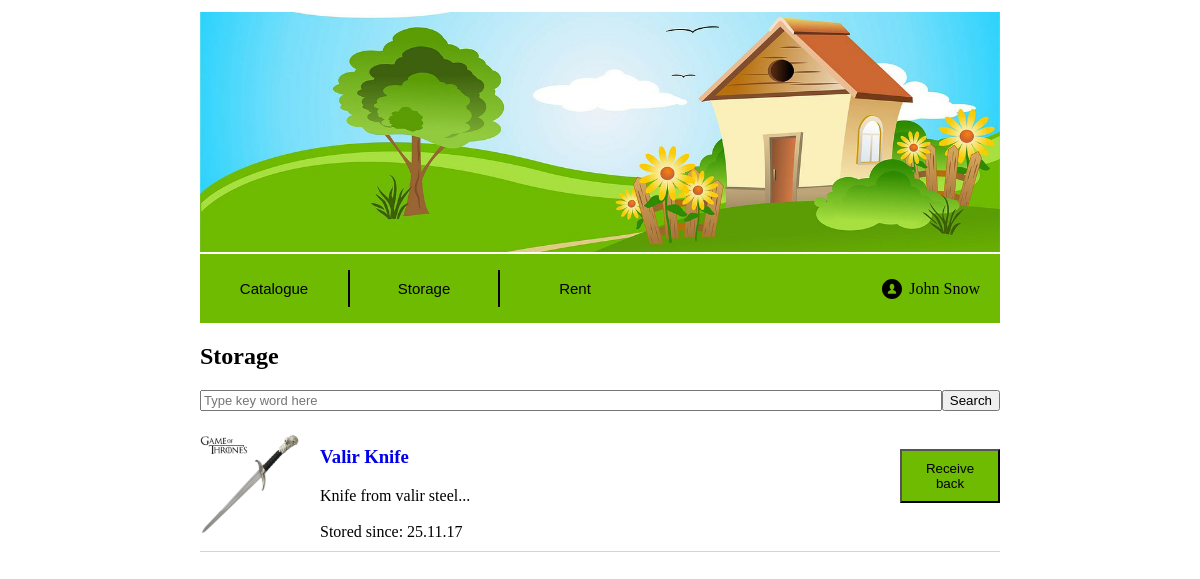
The app's page /things/catalogue_stored, older data.
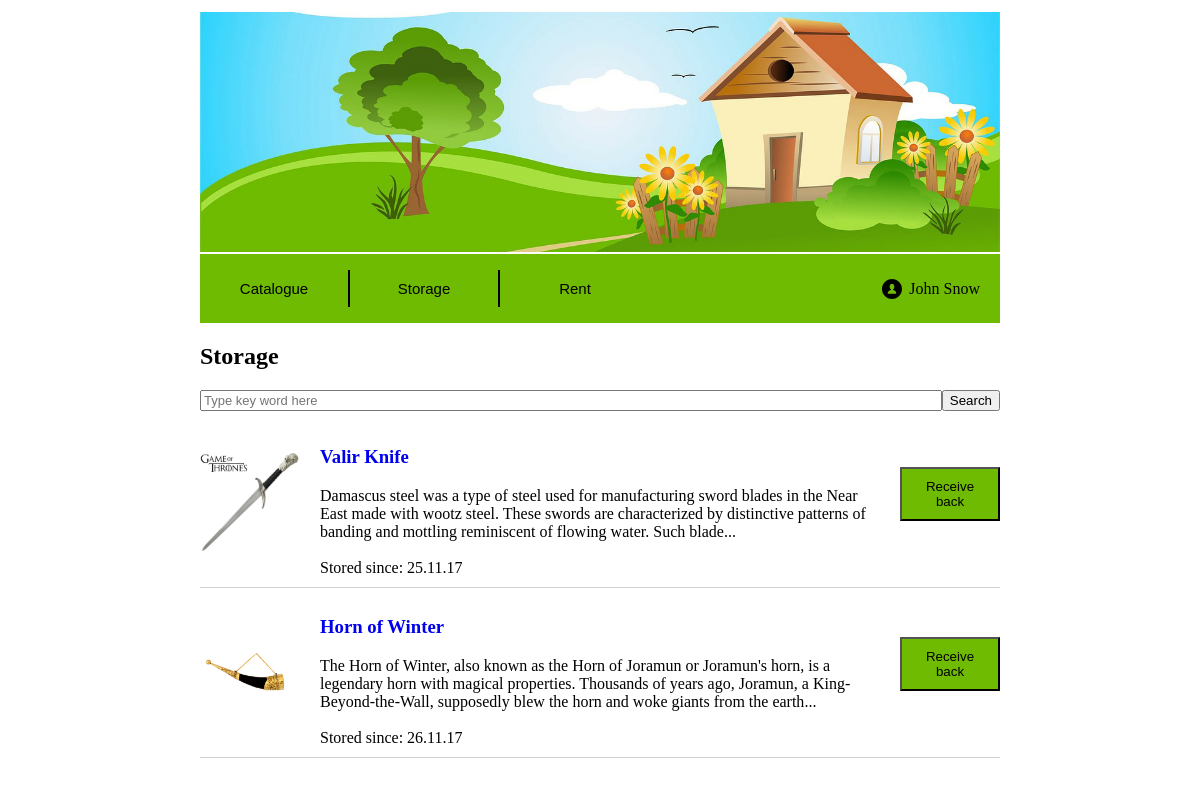
The same page, newer data.
### things/models.py (models this page shows, shortened)
class StoragedGood(models.Model):
    good_id = models.ForeignKey(Good)
    start_date = models.DateTimeField('beginning of the storaging')
    end_date = models.DateTimeField('end of the storaging')

class Good(models.Model):
    title = models.CharField('title', max_length=100)
    owner_id = models.ForeignKey(Customer)
    good_info = models.CharField('good info', max_length=1000)
    reservation_type = models.CharField('type', max_length=1, choices=RESERVATION_TYPES)
    image_path = models.CharField('image', max_length=200)
    status = models.CharField('status', max_length=1, choices=GOOD_STATUS)

### things/views.py (the view)
def catalogue_stored(request):
    owner = Customer.objects.get(pk=CUSTOMER_INDEX)
    items = StoragedGood.objects.filter(good_id__status='0').filter(good_id__owner_id=owner)
    template = loader.get_template('things/catalogue_stored.html')
    return HttpResponse(template.render({'stored_items' : items}, request))

### things/templates/things/catalogue_stored.html (shortened to what this page needs)
{% extends "things/base.html" %}
{% block items_block %}
    <html lang="en">
    <head>
    </head>
    <body>
        <div><h2>Storage</h2></div>
        <form action="{% url 'search_stored' %}" method="get">
            <div class="search-flex-container">
                <input class="search" placeholder="Type key word here" type="text" name="search_field"></input>
                <div><button>Search</button></div>
            </div>
        </form>
        {% for item in stored_items %}
            {% include "things/stored_item.html" %}
        {% endfor %}
    </body>
    </html>
{% endblock %}

### things/templates/things/stored_item.html (shortened to what this page needs)
{% load staticfiles %}
<html lang="en">
<head>
</head>
<body>
    <div class="item">
        <div class="item-flex-container">
            <div class="item-picture">
                <img src={% static item.good_id.image_path %} width="100px">
            </div>
            <div class="item-info">
                <div class="item-title">
                    <a href="{% url 'item_stored_fullinfo' item.pk %}">
                        <h3>{{ item.good_id.title }}</h3>
                    </a>
                </div>
                <div class="item-description">
                    {{ item.good_id.good_info|slice:":230" }}...
                </div>
                <br>
                <div>Stored since: {{ item.start_date|date:"d.m.y" }}</div>
            </div>
            <form action="{% url 'receive_back_item' item.pk %}" method="post">
                <div><button class="item-button">Receive back</button></div>
            </form>
        </div>
    </div>
</body>
</html>

Row changes from the older to the newer data that the page shows:
changed through a linked row, StoragedGood "Valir Knife": good_id.good_info "Knife from valir steel" → "Damascus steel was a type of steel used for manufacturing sword blades in the Near East made with wootz steel. These swords are characterized by distinctive patterns of banding and mottling reminiscent of flowing water. Such blade"
added StoragedGood: good_id.image_path (picture), good_id "Horn of Winter", good_id.good_info "The Horn of Winter, also known as the Horn of Joramun or Joramun's horn, is a legendary horn with magical properties. Thousands of years ago, Joramun, a King-Beyond-the-Wall, supposedly blew the horn and woke giants from the earth", start_date "26.11.17"
